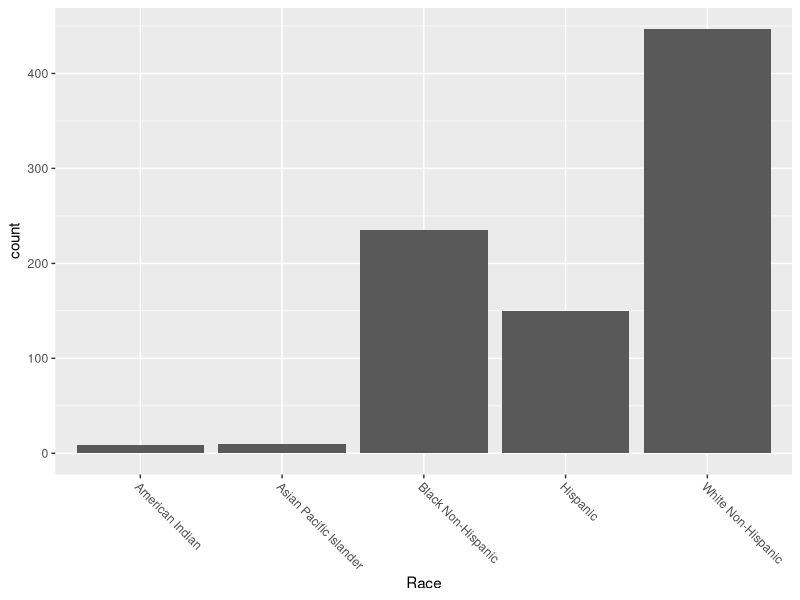
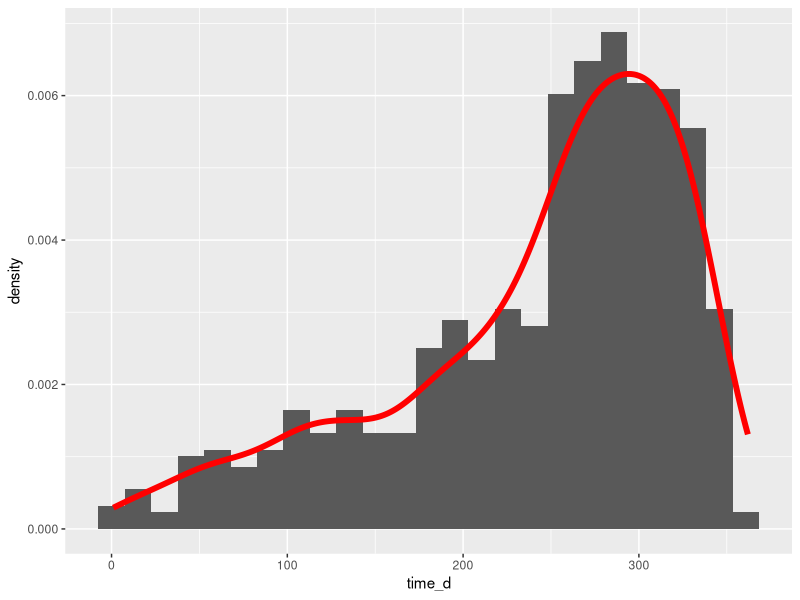
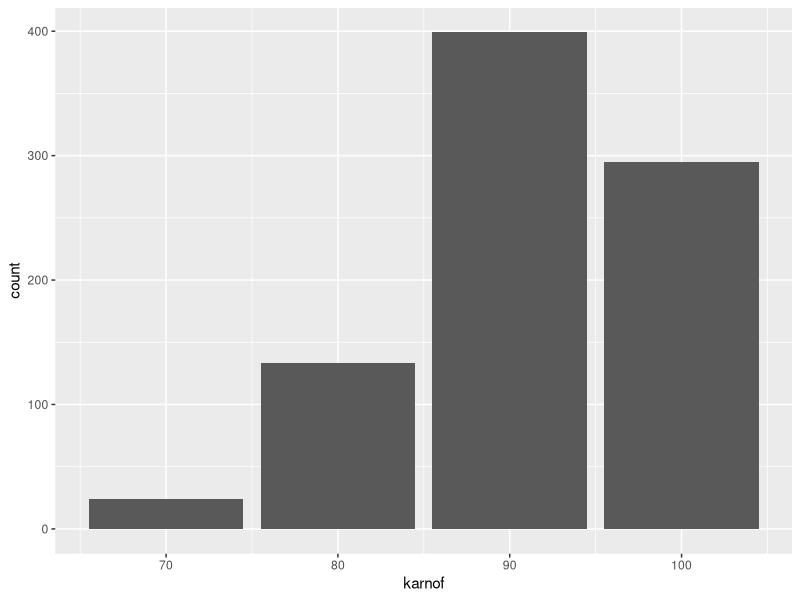
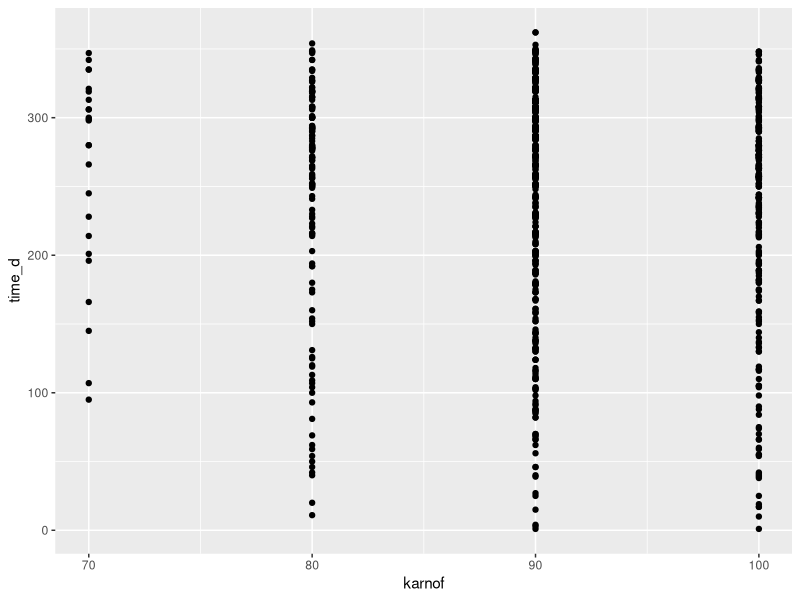
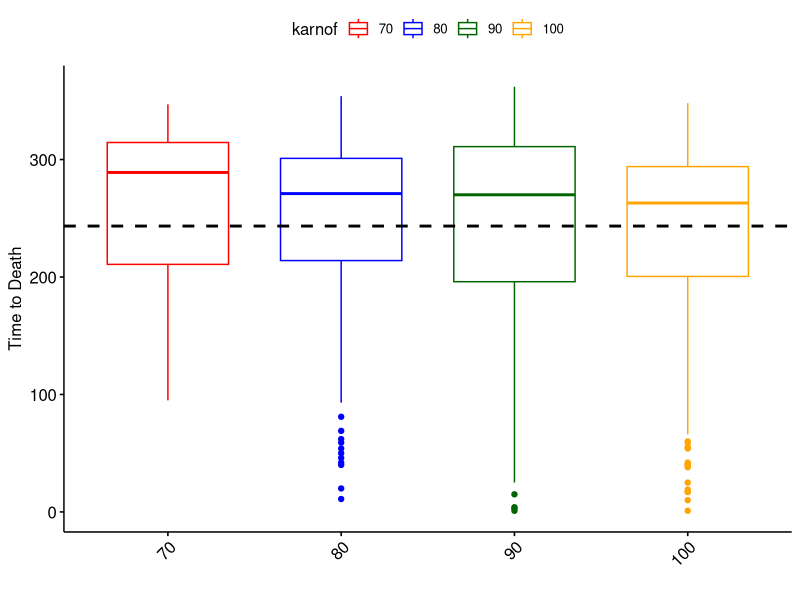

Here is the R script that generated these plots, in order:
## ---- chunk 1
knitr::opts_chunk$set(message=FALSE, warning=FALSE, fig.height=2.75, fig.width=4.5, fig.align = "center")
library(tidyverse)

library(readr)
library(broom)
library(ggpubr)



options(digits=5)
## ---- chunk 2

aids <- read_csv("AIDSdata.csv")

# Change from M => 1, F => 2 to 
#             M => 0, F => 1


aids <- aids %>%
    mutate(sex=replace(sex, which(sex ==1),0 )) %>%
    mutate(sex=replace(sex, which(sex ==2),1 )) %>%
    as.data.frame()

aids <- aids %>%
    mutate(raceth=replace(raceth, which(raceth == 1), "White Non-Hispanic" )) %>%
    mutate(raceth=replace(raceth, which(raceth == 2), "Black Non-Hispanic" )) %>%
    mutate(raceth=replace(raceth, which(raceth == 3), "Hispanic" )) %>%
    mutate(raceth=replace(raceth, which(raceth == 4), "Asian Pacific Islander" )) %>%
    mutate(raceth=replace(raceth, which(raceth == 5), "American Indian" )) %>%
    mutate(raceth=replace(raceth, which(raceth == 6), "Other" )) %>%
    as.data.frame()
aids$raceth <- as.factor(aids$raceth)

aids <-  aids %>% arrange(id)
  

## ---- chunk 3

summary(aids)

aids %>% ggplot() +
  geom_bar( aes(x = as.factor(raceth))) +
  xlab('Race') +
  theme(axis.text.x=element_text(angle = -45, hjust = 0))



aids %>% ggplot(aes(x = time_d, y = ..density..)) +
  geom_histogram(bins = 25) +
  geom_density(col = 'red', lwd = 2, alpha = 0.5)



aids %>% ggplot(aes(x = karnof)) +
  geom_bar()

# The health of the majority of the individuals of the dataset


aids %>% ggplot(aes(x = karnof, y = time_d))+
  geom_point()

ggboxplot(data = aids,x = "karnof", y = "time_d", color = "karnof", palette = c("red","blue", "darkgreen", "orange"),  xlab = "", ylab = "Time to Death") +
  theme(axis.text.x = element_text(angle = 45, hjust = 1))+
  geom_hline(yintercept = mean(aids$time_d), col = "black", lwd = 1, lty = 'dashed') # dashed line is man time to death



